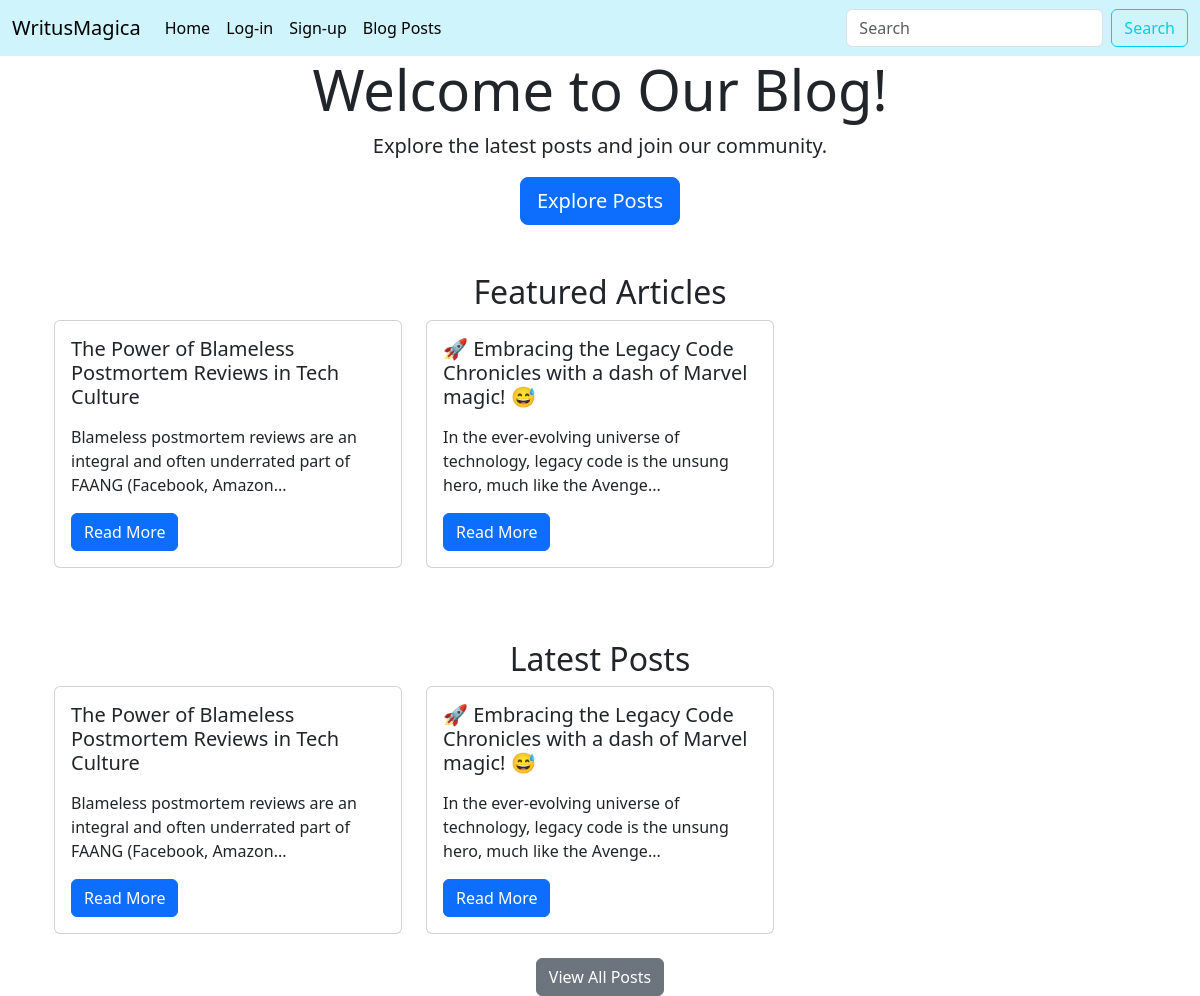
The page / on the database its author committed.
### app.py (models this page shows)
class Posts(db.Model):
    id=db.Column(db.Integer, primary_key=True)
    title=db.Column(db.String(200),nullable=False)
    content=db.Column(db.Text,nullable=False)
    author=db.Column(db.String(200),nullable=False)
    date_posted=db.Column(db.DateTime,default=datetime.utcnow)
    slug=db.Column(db.String(200))
    author_id=db.Column(db.Integer, db.ForeignKey('users.id'), nullable=False)
    comment = db.relationship('Comment', backref='comm', lazy=True)

### app.py (the view)
@app.route('/')
def home():
    featured_posts = Posts.query.order_by(Posts.date_posted.desc()).limit(3).all()
    latest_posts = Posts.query.order_by(Posts.date_posted.desc()).limit(6).all()
    response = make_response(render_template('index.html', featured_posts=featured_posts, latest_posts=latest_posts))
    return response

### app.py
class SearchForm(FlaskForm):
    searched = StringField("Searched",validators=[DataRequired()])
    submit=SubmitField("Submit")

### app.py (called while the page is built)
@app.context_processor
def base():
    form = SearchForm()
    return dict(form=form)

### templates/index.html
{% extends 'base.html' %}
{% block content %}
<div class="jumbotron jumbotron-fluid text-center">
    <div class="container">
        <h1 class="display-4">Welcome to Our Blog!</h1>
        <p class="lead">Explore the latest posts and join our community.</p>
        <a class="btn btn-primary btn-lg" href="{{ url_for('posts') }}"
            role="button">Explore Posts</a>
    </div>
</div>
<div class="container mt-5">
    <h2 class="text-center">Featured Articles</h2>
    <div class="row">
        {% for post in featured_posts %}
        <div class="col-md-4">
            <div class="card mb-4">
                <div class="card-body">
                    <h5 class="card-title">{{ post.title }}</h5>
                    <p class="card-text">{{ post.content[:100]|safe }}...</p>
                    <a href="{{ url_for('post', id=post.id) }}"
                        class="btn btn-primary">Read More</a>
                </div>
            </div>
        </div>
        {% endfor %}
    </div>
</div>
<div class="container mt-5">
    <h2 class="text-center">Latest Posts</h2>
    <div class="row">
        {% for post in latest_posts %}
        <div class="col-md-4">
            <div class="card mb-4">
                <div class="card-body">
                    <h5 class="card-title">{{ post.title }}</h5>
                    <p class="card-text">{{ post.content[:100]|safe }}...</p>
                    <a href="{{ url_for('post', id=post.id) }}"
                        class="btn btn-primary">Read More</a>
                </div>
            </div>
        </div>
        {% endfor %}
    </div>
    <div class="text-center">
        <a href="{{ url_for('posts') }}" class="btn btn-secondary">View All
            Posts</a>
    </div>
</div>
{% endblock %}

### rows shown on the page
Posts: title "The Power of Blameless Postmortem Reviews in Tech Culture", content "Blameless postmortem reviews are an integral and often underrated part of FAANG (Facebook, Amazon"
Posts: title "🚀 Embracing the Legacy Code Chronicles with a dash of Marvel magic! 😅", content "In the ever-evolving universe of technology, legacy code is the unsung hero, much like the Avenge"
